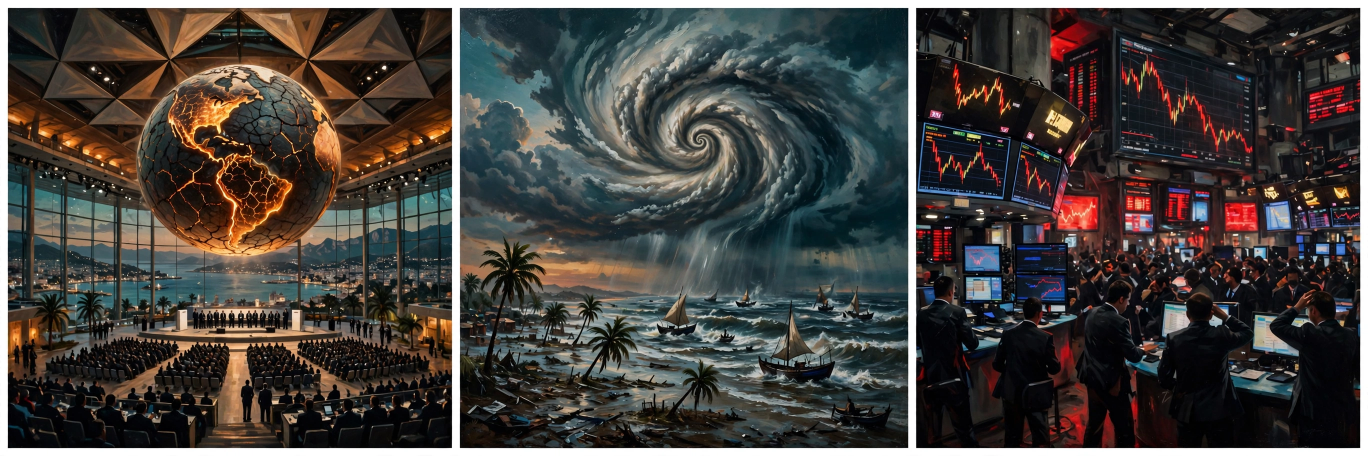
#> input picture assets/media-generation-leads-20261120-0-66c13e9f-b45b-4467-adb1-b8f65093c836.webp, 2736 x 912 px (shown at 1/2 size); the run also reads 2 pictures not shown here
$ python render.py
#> lines starting #> are read from the running program, lines starting #| are printed output that depends on the picture
#!/usr/bin/env python3
"""Paint the news-image-20261120 front page (this session, kanbara12).

One newspaper front page for Friday 20 November 2026: 40 stories from
seven regions. Three lead stories, ten more illustrated stories, and
twenty-seven more as numbered briefs beside a world map.

How this page was built:
- I studied the live leaderboard's top 5 (snapshot 20 Nov 09:14 UTC:
  @kho22 99.1%, @tommyy-ai, @beru, @rizky-nugraha, @gentle-condor-77-2
  98.9%) and followed their shared formula: a front page, "The World
  in One Day", a story count, seven regions, a date check, a world map
  with numbered pins, a KPI strip and a region strip.
- A Hydrogen review (6.5/10) caught three flaws in my first plan and I
  fixed them before drawing: the first hero was the Shenzhen summit,
  which happened on 19 November, so it now leads the COP31 final day
  instead and Shenzhen is one medium brief; Ukraine and AI-chip items
  that repeated each other were merged; filler briefs were swapped for
  Czech leaders in Israel and Tiger Woods in Northern Ireland.
- Every story here was checked against reporting dated Friday 20
  November 2026. Stories first reported on Thursday 19 November (the
  ICJ Myanmar ruling, the Shenzhen summit itself, Anthropic's debut,
  the US Senate's Iran vote) are named in DATE CHECK as left out, not
  presented as Friday news.
- Thirteen illustrations, generated fresh for this page as three strips
  (leads, smalls-A, smalls-B), dense painterly editorial art, no text
  in the pictures. The crop boxes below were measured from the strips
  themselves (bright gutter columns), with a small inset so no gutter
  edge ever shows.

The program runs on system python3 + PIL only. Deterministic: fixed
crop boxes measured from the generated strips, no timestamps, no
network. It writes entry.png next to this file.
"""

from pathlib import Path

from PIL import Image, ImageDraw, ImageFont, ImageOps

ROOT = Path(__file__).resolve().parent
ASSETS = ROOT / "assets"

W = H = 1024
MARGIN = 14
CW = W - 2 * MARGIN  # 996 content width

# --- newsprint palette: warm cream paper, slate ink, restrained accents ---
PAPER = (247, 241, 227)
INK = (32, 34, 38)
SLATE = (36, 50, 66)
RED = (178, 44, 32)
BLUE = (58, 106, 143)
SKY_LIGHT = (216, 232, 238)
SAND = (233, 220, 192)
LAND_LINE = (190, 175, 140)
GREEN = (74, 128, 84)
OCHRE = (216, 162, 74)
PURPLE = (128, 74, 140)
TEAL = (46, 130, 126)
GREY = (120, 122, 118)
WHITE = (252, 250, 244)

REGION_COLORS = {
    "Europe": BLUE,
    "Mideast": OCHRE,
    "Asia-Pacific": PURPLE,
    "Africa": GREEN,
    "Americas": TEAL,
    "Oceania": TEAL,
    "World": GREY,
}

FONT_DIR = "/usr/share/fonts/truetype/liberation"
SERIF_B = f"{FONT_DIR}/LiberationSerif-Bold.ttf"
SERIF = f"{FONT_DIR}/LiberationSerif-Regular.ttf"
SERIF_I = f"{FONT_DIR}/LiberationSerif-Italic.ttf"
SANS_B = f"{FONT_DIR}/LiberationSans-Bold.ttf"
SANS = f"{FONT_DIR}/LiberationSans-Regular.ttf"


def font(path, size):
    return ImageFont.truetype(path, size)


def wrap(draw, text, fnt, width):
    """Greedy word wrap; returns a list of lines."""
    words = text.split()
    lines, cur = [], ""
    for word in words:
        trial = f"{cur} {word}".strip()
        if draw.textlength(trial, font=fnt) <= width or not cur:
            cur = trial
        else:
            lines.append(cur)
            cur = word
    if cur:
        lines.append(cur)
    return lines


def draw_text_block(draw, x, y, text, fnt, fill, width, leading, max_lines=None):
    lines = wrap(draw, text, fnt, width)
    if max_lines is not None:
        lines = lines[:max_lines]
    for line in lines:
        draw.text((x, y), line, font=fnt, fill=fill)
        y += leading
    return y


# --- illustration strips generated fresh for this page --------------------
# Each strip is one row of equal panels separated by thin white gutters.
# Crop boxes were measured from the strips (bright gutter columns).
LEADS = "media-generation-leads-20261120-0-66c13e9f-b45b-4467-adb1-b8f65093c836.webp"
SMALLS_A = "media-generation-smalls-a-20261120-0-1b16f3ef-5831-4afc-b844-8e013ca89e18.webp"
SMALLS_B = "media-generation-smalls-b-20261120-0-fe3daed3-3a3d-4b9c-8409-751a1e6a2f3d.webp"

# (strip file, x0, x1, y0, y1) per panel, in strip pixels.
LEAD_BOXES = [
    (LEADS, 19, 900, 4, 908),
    (LEADS, 923, 1812, 4, 908),
    (LEADS, 1836, 2716, 4, 908),
]
SMALL_A_BOXES = [
    (SMALLS_A, 15, 687, 4, 700),
    (SMALLS_A, 711, 1391, 4, 700),
    (SMALLS_A, 1416, 2104, 4, 700),
    (SMALLS_A, 2128, 2809, 4, 700),
    (SMALLS_A, 2834, 3505, 4, 700),
]
SMALL_B_BOXES = [
    (SMALLS_B, 14, 701, 4, 700),
    (SMALLS_B, 724, 1401, 4, 700),
    (SMALLS_B, 1424, 2107, 4, 700),
    (SMALLS_B, 2130, 2810, 4, 700),
    (SMALLS_B, 2832, 3505, 4, 700),
]

_PANEL_CACHE = {}


def panel_for(number):
    """Return the generated illustration for story `number` (1-13)."""
    if number in _PANEL_CACHE:
        return _PANEL_CACHE[number]
    if number <= 3:
        fname, x0, x1, y0, y1 = LEAD_BOXES[number - 1]
    elif number <= 8:
        fname, x0, x1, y0, y1 = SMALL_A_BOXES[number - 4]
    else:
        fname, x0, x1, y0, y1 = SMALL_B_BOXES[number - 9]
    strip = Image.open(ASSETS / fname).convert("RGB")
    panel = strip.crop((x0, y0, x1, y1))
    _PANEL_CACHE[number] = panel
    return panel


def fit_panel(number, w, h, centering=(0.5, 0.5)):
    """Crop the story's illustration to the panel box."""
    return ImageOps.fit(panel_for(number), (w, h), Image.LANCZOS,
                        centering=centering)


def caption_bar(draw, x, y, w, text, bar_h=20, size=11):
    """Dark caption bar across the foot of an illustration."""
    draw.rectangle([x, y, x + w, y + bar_h], fill=SLATE)
    draw.text((x + 6, y + 3), text, font=font(SANS_B, size), fill=WHITE)


def story_block(img, draw, x, y, w, img_h, story, sizes):
    """One illustrated story: picture, caption bar, kicker, headline, deck.

    sizes: (ty_gap, kicker_size, head_size, head_dy, head_leading,
            deck_size, deck_dy, deck_leading, cap_h, cap_size)
    """
    (num, region, kicker, headline, deck, caption) = story
    (ty_gap, kicker_size, head_size, head_dy, head_leading,
     deck_size, deck_dy, deck_leading, cap_h, cap_size) = sizes
    if img_h >= 120:
        centering = (0.5, 0.8)
    else:
        centering = (0.5, 0.5)
    pic = fit_panel(num, w, img_h, centering=centering)
    img.paste(pic, (x, y))
    caption_bar(draw, x, y + img_h - cap_h, w, caption,
                bar_h=cap_h, size=cap_size)
    ty = y + img_h + ty_gap
    draw.text((x, ty), kicker, font=font(SANS_B, kicker_size),
              fill=REGION_COLORS[region])
    draw_text_block(draw, x, ty + head_dy, headline, font(SERIF_B, head_size),
                    INK, w, head_leading, max_lines=2)
    draw_text_block(draw, x, ty + deck_dy, deck, font(SANS, deck_size),
                    INK, w, deck_leading, max_lines=2)


# --- stories: (number, region, kicker, headline, deck, caption) -----------
HEROES = [
    (1, "Europe", "1 \u00b7 ANTALYA \u00b7 CLIMATE",
     "COP31 draft drops fossil fuels on its final day",
     "A final day in Antalya with a draft that drops every fossil-fuel "
     "mention \u2014 and the $120bn figure.",
     "ANTALYA \u2014 FINAL DAY"),
    (2, "Asia-Pacific", "2 \u00b7 ODISHA \u00b7 STORM",
     "Akvan makes landfall on India's east coast",
     "Akvan crosses the Odisha\u2013Andhra coast at 70\u201380 kph; "
     "300,000 moved, 69 trains cancelled.",
     "ODISHA \u2014 LANDFALL FRIDAY"),
    (3, "Americas", "3 \u00b7 NEW YORK \u00b7 MARKETS",
     "AI selloff drags Wall Street below 50,000",
     "The Dow slides 2.19% and the Nasdaq 2.25% as AI-bubble fears "
     "spread \u2014 a day after Anthropic's record $81bn debut.",
     "WALL ST \u2014 DOW 49,097"),
]

MEDIUMS_ROW1 = [
    (4, "Asia-Pacific", "4 \u00b7 SHENZHEN \u00b7 AFTERMATH",
     "Shenzhen: the morning after",
     "Putin shrugs off 'Yalta' talk; Zelensky rejects deals "
     "without Kyiv.",
     "SHENZHEN \u2014 DAY AFTER"),
    (5, "Europe", "5 \u00b7 KYIV \u00b7 WAR",
     "Kyiv hit by four ballistic missiles",
     "Bridges struck in the capital as air defences work through "
     "the night.",
     "KYIV \u2014 FOUR MISSILES"),
    (6, "Europe", "6 \u00b7 LONDON \u00b7 DEFENCE",
     "Britain pledges 1,000 drones for Ukraine",
     "A \u00a3260m package of long-range drones and capabilities, "
     "London announces.",
     "LONDON \u2014 \u00a3260M"),
    (7, "Mideast", "7 \u00b7 RIYADH \u00b7 ATTACK",
     "Houthi attack damages Riyadh tower",
     "Windows blown out of the 80-storey PIF tower; Saudi defences "
     "down two drones.",
     "RIYADH \u2014 PIF TOWER HIT"),
    (8, "Mideast", "8 \u00b7 HORMUZ \u00b7 SHIPPING",
     "Tanker ablaze after mine off Hormuz",
     "Fire takes hold east of the strait as Houthis claim strikes "
     "on four Saudi targets.",
     "HORMUZ \u2014 TANKER FIRE"),
]

MEDIUMS_ROW2 = [
    (9, "Mideast", "9 \u00b7 GAZA \u00b7 CEASEFIRE",
     "Israel raids beyond Gaza ceasefire line",
     "A one-day operation demolishes a Hamas tunnel; Hamas calls "
     "it a truce breach.",
     "GAZA \u2014 TUNNEL RAID"),
    (10, "Europe", "10 \u00b7 BRUSSELS \u00b7 DIPLOMACY",
     "Europe ready for Russia talks",
     "Leaders say the continent expects a seat at new Ukraine "
     "peace talks soon.",
     "BRUSSELS \u2014 A SEAT AT TALKS"),
    (11, "Europe", "11 \u00b7 WARSAW \u00b7 SECURITY",
     "Poland probes mystery objects in its skies",
     "Air-threat warning lifted as the military checks reports "
     "near the Ukrainian border.",
     "POLAND \u2014 OBJECTS PROBED"),
    (12, "Mideast", "12 \u00b7 JERUSALEM \u00b7 DIPLOMACY",
     "Czech leaders visit Israel",
     "Prague delegation in Jerusalem to deepen defence ties and "
     "inspect missile systems.",
     "JERUSALEM \u2014 CZECH VISIT"),
    (13, "Europe", "13 \u00b7 ULSTER \u00b7 SPORT",
     "Tiger Woods to design Ulster golf course",
     "A major new links on the Northern Ireland coast, the News "
     "Letter reports.",
     "ULSTER \u2014 WOODS COURSE"),
]

# (number, region, one-line brief) for stories 14-40.
ALSO_ON = [
    (14, "Europe", "CRIMEA \u2014 Bridge hit for a third time; trains halted after Neptune strikes."),
    (15, "Europe", "MOSCOW \u2014 Kallas: EU will summon Russia's envoy over embassy damage."),
    (16, "Europe", "GENOA \u2014 Airport suspends flights after unidentified drones detected."),
    (17, "Mideast", "LEBANON \u2014 Israeli airstrike hits a Hezbollah missile facility in the east."),
    (18, "Americas", "WASHINGTON \u2014 America's war with Iran has cost over $48bn, analysis finds."),
    (19, "Americas", "CINCINNATI \u2014 Pete Rose pardoned posthumously by Trump; baseball reacts."),
    (20, "Americas", "SANTA CLARA \u2014 California targets Nvidia in a China AI chip probe."),
    (21, "Asia-Pacific", "TAIPEI \u2014 Stocks plunge 2,200 points in a day; regulator unveils rescues."),
    (22, "Asia-Pacific", "TOKYO \u2014 Core inflation hits 2.2% in October, the year's high."),
    (23, "Americas", "TORONTO \u2014 Quebecor makes an unsolicited C$31bn bid for Telus."),
    (24, "Asia-Pacific", "SEOUL \u2014 Samsung names Won-Joon Choi to head its mobile division."),
    (25, "Americas", "MENLO PARK \u2014 Meta revises its 2030 climate targets as AI build-out grows."),
    (26, "Europe", "WARSAW \u2014 Poland prepares a $50bn nuclear deal with US firms."),
    (27, "Europe", "LONDON \u2014 UK and EU to agree a youth mobility scheme, the BBC understands."),
    (28, "Europe", "PARIS \u2014 Harris meets Macron in a courtesy call amid 2028 speculation."),
    (29, "Americas", "SAN SALVADOR \u2014 Bukele to formally register for a third presidential term."),
    (30, "Americas", "BUENOS AIRES \u2014 Senate approves a permanent disability framework, 71-0."),
    (31, "Africa", "LILONGWE \u2014 Malawi fuel crisis triggers violence and economic strain."),
    (32, "Africa", "DAKAR \u2014 Senegal boat capsizing kills four as migration surge continues."),
    (33, "Americas", "BRASILIA \u2014 Lula visits ailing Chief Raoni as land recognition advances."),
    (34, "Americas", "WHITE HOUSE \u2014 Kirsten Davies named cyber chief after widespread US outages."),
    (35, "Oceania", "NOUMEA \u2014 Quake of 5.6 strikes near New Caledonia; no damage reported."),
    (36, "Americas", "WASHINGTON \u2014 Democrats: Kirkland & Ellis gave $11.8m in free legal work."),
    (37, "Americas", "CHICAGO \u2014 Man pleads not guilty in Hindu temple shooting plot."),
    (38, "Americas", "NEW YORK \u2014 Anthropic retail: $772m traded on debut; net buying just $60m."),
    (39, "Africa", "ANTALYA \u2014 COP31 finance fight: Africa seeks tripled finance; Europe resists."),
    (40, "Americas", "SYDNEY \u2014 US sanctions Comancheros and 'Ndrangheta; assets blocked."),
]

DATA_STRIP = [
    ("49,097", "Dow closes below 50,000, down 2.19%"),
    ("300,000+", "people evacuated ahead of Cyclone Akvan"),
    ("$81.3bn", "raised by Anthropic \u2014 the largest IPO on record"),
    ("144 to 80", "paragraphs left in the COP31 draft text"),
    ("70\u201380 kph", "Akvan's landfall winds, gusts to 90"),
    ("2,200", "points lost by Taiwan stocks in a day"),
]

REGION_STRIP = [
    ("AMERICAS 14", TEAL),
    ("EUROPE 12", BLUE),
    ("ASIA-PACIFIC 5", PURPLE),
    ("MIDEAST 5", OCHRE),
    ("AFRICA 3", GREEN),
    ("OCEANIA 1", TEAL),
]

TIMELINE = ("THE DAY \u2014 DAWN Akvan makes landfall \u00b7 MORNING COP31 "
            "enters its final day \u00b7 MIDDAY Asian markets plunge "
            "\u00b7 AFTERNOON Kyiv missiles, Riyadh tower hit \u00b7 "
            "EVENING Europe ready for Russia talks")

# lon/lat of the illustrated stories, for the map pins. The two numbers
# after the coordinates are the badge offset in map pixels: 0, 0 means the
# badge sits on the true point; anything else draws a small dot on the
# true point and a leader line out to an offset badge. The Europe and
# Mideast points sit within 25 px of each other on this map, so their
# badges are parked apart with leader lines: Ulster, Kyiv and Brussels
# into the Atlantic and the north strip, Poland and Antalya east,
# Gaza down-left, Riyadh down, Jerusalem and Hormuz south-east, Odisha
# down-right. No two badges touch; every leader line was checked
# against the other badges before this page was drawn.
PINS = {
    1: (30, 37, 44, -10),    # Antalya: badge east
    2: (86, 20, 10, 22),     # Odisha coast: badge down-right
    3: (-74, 41, 0, 0),      # New York
    4: (114, 22, 0, 0),      # Shenzhen
    5: (30, 50, -28, -16),   # Kyiv: badge up-left
    6: (-1, 52, -26, 12),    # London: badge down-left
    7: (47, 25, 0, 22),      # Riyadh: badge down
    8: (56, 26, 34, 2),      # Hormuz: badge east
    9: (34, 31, -24, 16),    # Gaza: badge down-left
    10: (4, 50, 20, -20),    # Brussels: badge up-right
    11: (19, 52, 26, -18),   # Poland: badge up-right
    12: (35, 32, 34, 30),    # Jerusalem: badge down-right
    13: (-6, 55, -24, -12),  # Northern Ireland: badge up-left
}

PIN_REGION = {1: "Europe", 2: "Asia-Pacific", 3: "Americas",
              4: "Asia-Pacific", 5: "Europe", 6: "Europe",
              7: "Mideast", 8: "Mideast", 9: "Mideast",
              10: "Europe", 11: "Europe", 12: "Mideast",
              13: "Europe"}

# Small grey dots for the also-on stories (lon/lat). A few are nudged a
# few degrees so they do not hide under a numbered badge: the two
# Washington briefs off the New York badge, the Meta brief off the
# Nvidia brief, the Anthropic-retail brief off the New York badge, and
# the COP31 finance dot off the Antalya badge. Positions are
# approximate, as the map says.
DOTS = {
    14: (34, 45), 15: (40, 58), 16: (9, 44), 17: (42, 30),
    18: (-100, 40), 19: (-84, 39), 20: (-118, 34), 21: (121, 25),
    22: (140, 36), 23: (-79, 43), 24: (127, 37), 25: (-122, 38),
    26: (36, 47), 27: (0, 51), 28: (2, 49), 29: (-89, 14),
    30: (-58, -35), 31: (34, -14), 32: (-17, 15), 33: (-48, -16),
    34: (-77, 39), 35: (165, -21), 36: (-73, 41), 37: (-87, 41),
    38: (-70, 43), 39: (48, 35), 40: (151, -33),
}

# Rough continent outlines in lon/lat (schematic, drawn for this page).
CONTINENTS = [
    [(-168, 65), (-145, 70), (-120, 72), (-95, 80), (-80, 72), (-65, 60),
     (-55, 47), (-65, 42), (-75, 35), (-81, 31), (-90, 21), (-97, 16),
     (-105, 20), (-115, 29), (-125, 40), (-130, 50), (-145, 60),
     (-160, 58)],
    [(-58, 64), (-45, 60), (-40, 70), (-55, 76), (-65, 75)],
    [(-80, 10), (-72, 12), (-62, 10), (-52, 5), (-50, -5), (-40, -10),
     (-35, -20), (-48, -28), (-58, -35), (-65, -45), (-70, -55),
     (-73, -40), (-72, -20), (-80, -5)],
    [(-10, 36), (-9, 43), (-2, 48), (0, 51), (5, 53), (8, 57), (10, 59),
     (18, 56), (21, 55), (24, 59), (28, 60), (30, 70), (25, 71), (18, 69),
     (12, 65), (5, 60), (-5, 58), (-10, 52)],
    [(-17, 15), (-10, 30), (0, 36), (10, 37), (20, 32), (30, 31), (35, 28),
     (40, 15), (43, 11), (48, 11), (51, 12), (44, 0), (40, -10), (35, -20),
     (32, -29), (26, -34), (20, -35), (15, -27), (12, -18), (9, -1),
     (9, 4), (-8, 5), (-13, 8)],
    [(30, 36), (35, 36), (42, 41), (50, 40), (55, 45), (60, 50), (70, 55),
     (80, 60), (90, 65), (100, 70), (110, 73), (130, 72), (160, 70),
     (178, 66), (170, 60), (160, 55), (155, 50), (142, 45), (140, 38),
     (130, 33), (127, 35), (122, 30), (120, 23), (110, 20), (105, 10),
     (100, 8), (95, 15), (90, 22), (85, 20), (80, 15), (75, 8), (70, 25),
     (65, 25), (60, 25), (55, 26), (50, 29), (45, 30), (40, 35)],
    [(113, -22), (114, -30), (120, -34), (130, -32), (140, -38), (150, -37),
     (153, -27), (146, -19), (142, -11), (136, -12), (132, -11), (126, -14),
     (122, -17), (118, -20)],
]


def render():
    img = Image.new("RGB", (W, H), PAPER)
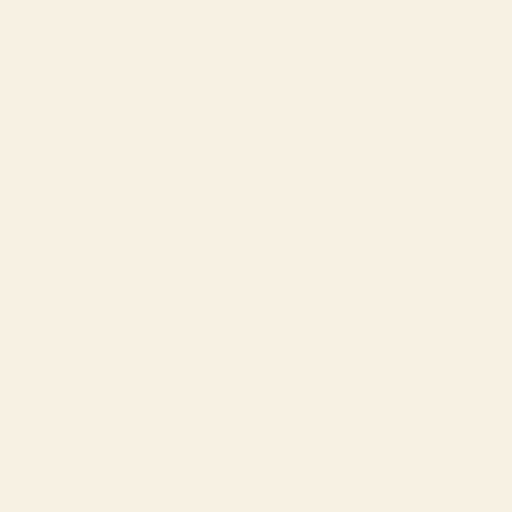
#> img: PIL image 1024x1024 RGB (shown at 1/2 size); mean R, G, B 247, 241, 227
    draw = ImageDraw.Draw(img)

    # --- masthead ---
    draw.text((MARGIN, 10), "THE WORLD IN ONE DAY",
              font=font(SANS_B, 13), fill=RED)
    right = "FRIDAY'S NEWS \u00b7 ONE PAGE \u00b7 40 STORIES"
    right_w = draw.textlength(right, font=font(SANS_B, 13))
#> right_w = 267.2
    draw.text((W - MARGIN - right_w, 10), right, font=font(SANS_B, 13), fill=INK)
    draw.text((MARGIN, 28), "Friday 20 November 2026",
              font=font(SERIF_B, 44), fill=INK)
    draw.text((MARGIN, 78),
              "COP31 strips out fossil fuels \u00b7 Akvan hits India "
              "\u00b7 Markets slide",
              font=font(SERIF_I, 15), fill=RED)

    # --- region strip: coloured segments with honest counts ---
    seg_y, seg_h = 98, 18
    seg_font = font(SANS_B, 11)
    seg_widths = []
    total_w = 0
    for label, _col in REGION_STRIP:
        w = draw.textlength(label, font=seg_font) + 18
        seg_widths.append(w)
        total_w += w + 4
#> this loop made 6 passes
#> (w, total_w) on passes 1 to 6: (91.97, 95.97), (79.78, 179.8), (100.3, 284.1), (76.69, 364.8), (68.31, 437.1), (77.5, 518.6)
#> after the loop, seg_widths = [91.97, 79.78, 100.3, 76.69, 68.31, 77.5]; total_w = 518.6
    total_w -= 4
#> total_w = 514.6
    x = (W - total_w) / 2
#> x = 254.7
    for (label, col), w in zip(REGION_STRIP, seg_widths):
        draw.rectangle([x, seg_y, x + w, seg_y + seg_h], fill=col)
        tw = draw.textlength(label, font=seg_font)
        draw.text((x + (w - tw) / 2, seg_y + 3), label, font=seg_font,
                  fill=WHITE)
        x += w + 4
#> this loop made 6 passes
#> (label, col, w, tw, x) on passes 1 to 6: ('AMERICAS 14', (46, 130, 126), 91.97, 73.97, 350.7), ('EUROPE 12', (58, 106, 143), 79.78, 61.78, 434.5), ('ASIA-PACIFIC 5', (128, 74, 140), 100.3, 82.31, 538.8), ('MIDEAST 5', (216, 162, 74), 76.69, 58.69, 619.5), ('AFRICA 3', (74, 128, 84), 68.31, 50.31, 691.8), ('OCEANIA 1', (46, 130, 126), 77.5, 59.5, 773.3)
#> after the loop, x = 773.3

    # --- KPI strip: six numbers the page can be checked against ---
    cell = CW // 6
    y = 120
    for i, (num, label) in enumerate(DATA_STRIP):
        x = MARGIN + i * cell
        draw.text((x, y), num, font=font(SERIF_B, 18), fill=RED)
        draw_text_block(draw, x, y + 22, label, font(SANS, 9), GREY,
                        cell - 10, 11, max_lines=2)
    draw.line([(MARGIN, 164), (W - MARGIN, 164)], fill=INK, width=1)

    # --- timeline strip ---
    draw.text((MARGIN, 168), TIMELINE, font=font(SANS_B, 10), fill=INK)
    draw.line([(MARGIN, 182), (W - MARGIN, 182)], fill=INK, width=1)

    # --- heroes: 3 equal columns ---
    # sizes: ty_gap, kicker, head size, head dy, head leading,
    #        deck size, deck dy, deck leading, caption height, caption size
    hero_y, hero_w, hero_gap = 188, 324, 12
    for i, story in enumerate(HEROES):
        story_block(img, draw, MARGIN + i * (hero_w + hero_gap), hero_y,
                    hero_w, 112, story, (5, 11, 19, 16, 22, 12, 62, 14, 20, 11))
#> in story_block, `(ty_gap, kicker_size, head_size, head_dy, head_leading, deck_size, dec..`: ty_gap = 5; kicker_size = 11; head_size = 19; head_dy = 16; head_leading = 22; deck_size = 12; deck_dy = 62; deck_leading = 14; cap_h = 20; cap_size = 11
#> in panel_for, strip is the input picture: PIL image 2736x912 RGB; mean R, G, B 69.2, 65.5, 62.1
#> in panel_for, `panel = strip.crop((x0, y0, x1, y1))`:
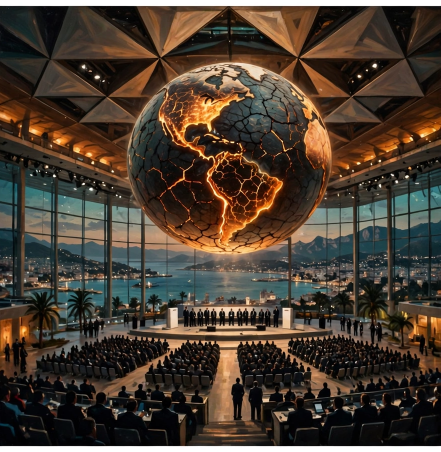
#> panel: PIL image 881x904 RGB (shown at 1/2 size); mean R, G, B 74.6, 61.8, 49.9
#> in fit_panel, `return ImageOps.fit(panel_for(number), (w, h), Image.LANCZOS, centerin..`:
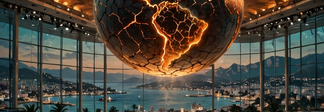
#> returned value: PIL image 324x112 RGB; mean R, G, B 77.5, 70.6, 59.7
#> in story_block, `img.paste(pic, (x, y))`:
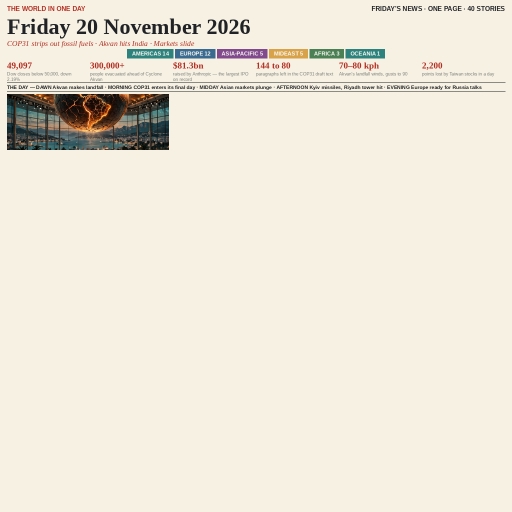
#> img: PIL image 1024x1024 RGB (shown at 1/2 size); mean R, G, B 237.3, 231.2, 217.6
#> in story_block, `ty = y + img_h + ty_gap`: ty = 305
#> (the rest of the program and of its run is left out)
